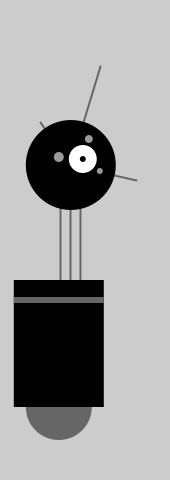
Frame 1 (no input)
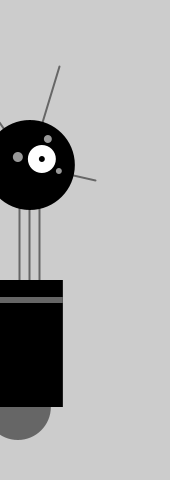
Frame 60 (the mouse pressed at the canvas centre just before this capture)
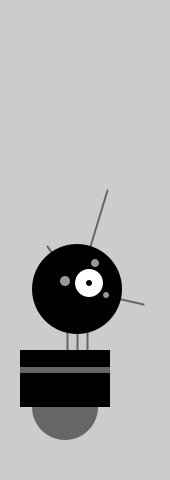
Frame 120 (the mouse held since frame 60 and released just before this capture)

The Processing sketch that drew these frames (run headless with seeded random() and noise(); from frame 60 on, the mouse is pressed at the canvas centre):

// Processing sketch: processing_155801
// ── processing_155801.pde

float x = 60; //x
float y = 440; // y
int radius = 45; //head's radius
int bodyHeight = 160; //body's height
int neckHeight = 70; // neck's height

float easing = 0.02;

void setup()
{
  size(170, 480);
  smooth();
  strokeWeight(2);
  ellipseMode(RADIUS);
}

void draw()
{
  int targetX = mouseX;
  x += (targetX - x) * easing;
  if(mousePressed)
  {
    neckHeight = 16;
    bodyHeight = 90;
  }else
  {
    neckHeight = 70;
    bodyHeight = 160;
  }
  float ny = y - bodyHeight - neckHeight - radius;
  
  background(204);
  
  //neck
  stroke(102);
line(x+2, y-bodyHeight, x+2, ny);
  line(x+12, y-bodyHeight, x+12, ny);
line(x+22, y-bodyHeight, x+22, ny);


  //antenna
  line(x+12, ny, x-18, ny-43);
  line(x+12, ny, x+42, ny-99);
  line(x+12, ny, x+78, ny+15);


  //body
  noStroke();
  fill(102);
  ellipse(x, y-33, 33, 33);
  fill(0);
  rect(x-45, y-bodyHeight, 90, bodyHeight-33);
fill(102);
rect(x-45, y-bodyHeight+17, 90, 6);

  //head
  fill(0);
  ellipse(x+12, ny, radius, radius);
  fill(255);
  ellipse(x+24, ny-6, 14, 14);
  fill(0);
  ellipse(x+24, ny-6, 3, 3);
fill(153);
ellipse(x, ny-8, 5, 5);
ellipse(x+30, ny-26, 4, 4);
ellipse(x+41, ny+6, 3, 3);//y = 390 //460 //310 //420
////bodyHeight = 180 // 260 //80 //110
////neckHeight = 40 //95 //10 //140
}
